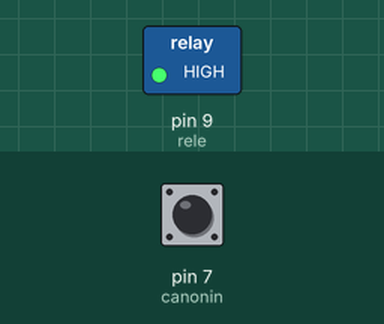
Recording of a sketch running on a simulated Arduino Uno, built with avr-gcc and run on an emulated ATmega328P. Parts: switched loads named in the sketch (green lamp = pin HIGH). The test bench sets the inputs (shaded band); at power-on: pin 7 (canonin) HIGH. What the sketch prints to the serial monitor is not drawn.

Above: at 1.2 s.
1.3 s: pin 7 (canonin) pulled LOW for 0.15 s
At 2.2 s:
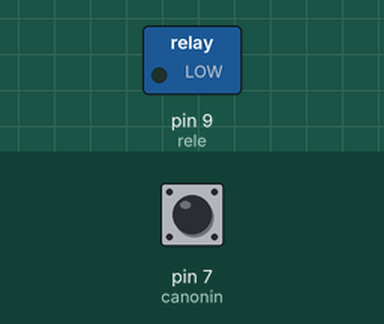
3.8 s: pin 7 (canonin) pulled LOW for 3.2 s
At 9.1 s:
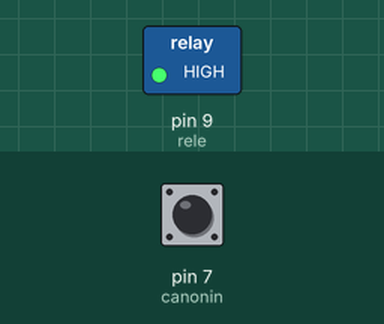
Timing chart, 0 to 10.6 s (numbered marks = the images above; inputs shaded):
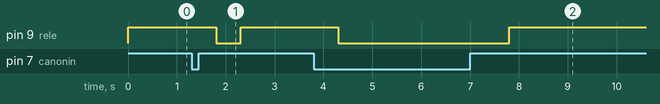

The sketch:

puerta_mascaras.ino
```cpp
//PINMODES

int rele = 9;

int canonin = 7;

void setup() {

  pinMode(rele , OUTPUT);
  digitalWrite(rele , HIGH);
  pinMode(canonin , INPUT);
  digitalWrite(canonin , HIGH);
  Serial.begin(9600);

}

void loop() {

  if(digitalRead(canonin) == false){

    delay(500);

    digitalWrite(rele , LOW);

    delay(500);

    }

  if(digitalRead(canonin) == true){

    digitalWrite(rele , HIGH);


    }
    Serial.println(digitalRead(canonin));

}
```

Measured:
- after the input at 1.3 s, pin 9 (rele): HIGH → LOW after 0.50 s, → HIGH 0.50 s later
- after the input at 3.8 s, pin 9 (rele): HIGH → LOW after 0.50 s, → HIGH 3.5 s later
